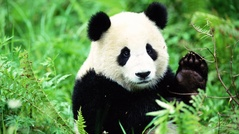
#> input picture Machine Learning/Clustering/input/im1.jpg, 239 x 134 px, shrunk from 1400 x 788 before the run, found by its file name
$ python ps9.py
#> lines starting #> are read from the running program, lines starting #| are printed output that depends on the picture; long printed decimals are rounded
### Machine Learning/Clustering/kmeans_single.py
# -*- coding: utf-8 -*-
"""
Created on Sun Apr 16 08:38:07 2023

@author: RAYAN
"""

import numpy as np
import random
from scipy.spatial.distance import cdist

def kmeans_single(X,K,iters):


    init = np.random.choice(len(X),K,replace=False)

    means= X[init,:]

    distances = cdist(X,means,'euclidean')

    # taking index of minimum in distances (to get data membership)
    ids = np.argmin(distances, axis =1)


    # print(points.shape)
    # print(means.shape)
    # print(distances.shape)

    prev_ids = None  # previous IDs

    for i in range(iters):

        distances = cdist(X,means,'euclidean')
        ids = np.argmin(distances, axis =1)  #new IDs

        if np.array_equal(ids,prev_ids):
            break

        for k in range(K):

            #Taking average across samples assigned to cluster k to recompute the means
            means[k,:]=np.mean(X[ids==k,:],axis=0)

        ssd = np.sum((X-means[ids,:])**2)

        prev_ids = ids


    return ids, means, ssd

### Machine Learning/Clustering/kmeans_multiple.py
# -*- coding: utf-8 -*-
"""
Created on Sun Apr 16 09:47:03 2023

@author: RAYAN
"""

from kmeans_single import kmeans_single

def kmeans_multiple(X,K,iters,R):

    ssd_= [0]*R
    for r in range(R):
        ids, means, ssd_[r] = kmeans_single(X,K,iters)


    ssd = min(ssd_)


    return ids,means,ssd

### Machine Learning/Clustering/ps9.py
# -*- coding: utf-8 -*-
"""
Created on Sun Apr 16 09:52:26 2023

@author: RAYAN
"""

import cv2
import numpy as np
from kmeans_multiple import kmeans_multiple
import matplotlib.pyplot as plt


# I found this piece of code (im2double() function) online to implement equivalent of im2double in python
def im2double(im):
    min_val = np.min(im.ravel())
    max_val = np.max(im.ravel())
    out = (im.astype('float') - min_val) / (max_val - min_val)
    return out


def Segment_kmeans(im_in, K, iters, R):

    img = im2double(im_in)

    h = img.shape[0]
    w = img.shape[1]

    X = np.reshape(img,(h*w,3))


    img = np.resize(img,([100,100]))


    ids,means,ssd=kmeans_multiple(X,K,iters,R)

    print("SSD:",ssd)

    out = np.reshape(ids,(h,w))

    out = out.astype(np.uint8)

    plt.imshow(out)

    plt.show()

    return


#-----------------------------Image1----------------------------#

img = cv2.imread("im1.jpg")
#> img is the input picture: shape (134, 239, 3); mean B, G, R 81.6, 139.5, 98.2

Segment_kmeans(img,3,7,5)
#> in im2double, `min_val = np.min(im.ravel())`: min_val = 0
#> in im2double, `max_val = np.max(im.ravel())`: max_val = 255
#> the loop in kmeans_multiple, `for r in range(R):` made 5 passes
#> init in kmeans_single on passes 1 to 5: [6060, 4566, 14199], [1677, 4764, 13906], [17032, 25623, 31927], [6712, 14271, 10282], [30129, 15441, 14518]
#> after the loop in kmeans_multiple, `for r in range(R):`: ssd_ = [1159.4, 1148.8, 1164.8, 1148.9, 1150.5]
#> in kmeans_multiple, `ssd = min(ssd_)`: ssd = 1148.8
#> in Segment_kmeans, `ids,means,ssd=kmeans_multiple(X,K,iters,R)`: means = [[0.322, 0.671, 0.417], [0.833, 0.925, 0.888], [0.0722, 0.149, 0.091]]; ssd = 1148.8
#| SSD: 1148.831
#> in Segment_kmeans, `out = np.reshape(ids,(h,w))`: out: shape (134, 239) int64; 3 distinct labels, from 0 to 2

# [9 lines of commented-out code are left out]

Segment_kmeans(img,5,13,15)
#> the loop in kmeans_multiple (call 2), `for r in range(R):` made 15 passes
#> init in kmeans_single on passes 1 to 12: [773, 16859, 3807, 7482, 15467], [17329, 30243, 12800, 30745, 17306], [18748, 3842, 18614, 7966, 12905], [12959, 18107, 3431, 22139, 31164], [15474, 3346, 26394, 5461, 22170], [26556, 24384, 23496, 1134, 30595], [15899, 6135, 23045, 7151, 7947], [29002, 31324, 19225, 1712, 17387], [921, 10724, 15292, 19314, 3188], [5803, 18828, 30110, 8393, 25204], [6271, 27954, 11093, 4660, 30894], [29362, 18665, 25935, 29844, 5735]
#| SSD: 451.698

Segment_kmeans(img,7,20,30)    #Takes a while to run
#| SSD: 311.594

#----------------------------Image2------------------------------#

img = cv2.imread("im2.jpg")
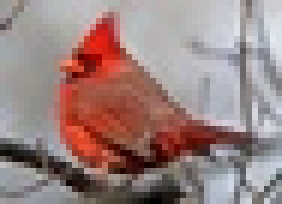
#> input picture Machine Learning/Clustering/input/im2.jpg, 47 x 34 px, shrunk from 275 x 200 before the run, found by its file name (shown 6 times larger)
#> img is the input picture: shape (34, 47, 3); mean B, G, R 128, 130.3, 154.4

Segment_kmeans(img,3,7,5)
#> call 4 of Segment_kmeans, with K = 3, iters = 7, R = 5
#> in Segment_kmeans (call 4), `X = np.reshape(img,(h*w,3))`: X = 1598 rows, first 8: [0.615, 0.632, 0.611], [0.607, 0.628, 0.632], [0.607, 0.648, 0.688], [0.486, 0.522, 0.575], [0.591, 0.591, 0.615], [0.692, 0.672, 0.68], [0.704, 0.676, 0.696], [0.741, 0.717, 0.721]
#> in Segment_kmeans (call 4), `img = np.resize(img,([100,100]))`:
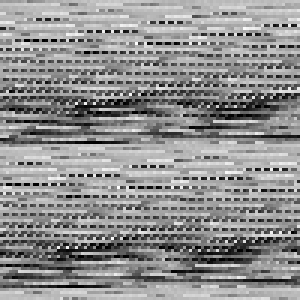
#> img: shape (100, 100) float64 (shown 3 times larger); min 0, max 1, mean 0.564
#> in Segment_kmeans (call 4), `ids,means,ssd=kmeans_multiple(X,K,iters,R)`: ids = 1598 values, max 2 at index 0, min 0 at index 5, mean 0.976; means = [[0.767, 0.749, 0.753], [0.202, 0.248, 0.509], [0.563, 0.567, 0.602]]; ssd = 49.43
#| SSD: 49.427

Segment_kmeans(img,5,13,15)
#| SSD: 23.120

Segment_kmeans(img,7,20,30)
#| SSD: 17.233

#----------------------------Image3------------------------------#

img = cv2.imread("im3.png")
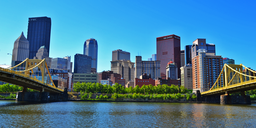
#> input picture Machine Learning/Clustering/input/im3.png, 256 x 128 px, shrunk from 1500 x 750 before the run, found by its file name
#> img is the input picture: shape (128, 256, 3); mean B, G, R 149.7, 122.5, 71.5

Segment_kmeans(img,3,7,5)
#> in Segment_kmeans (call 7), `img = np.resize(img,([100,100]))`:
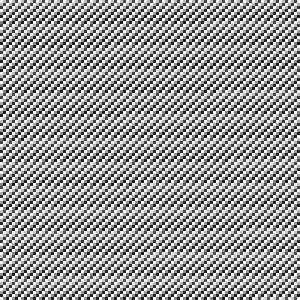
#> img: shape (100, 100) float64 (shown 3 times larger); min 0.0941, max 0.98, mean 0.594
#> in Segment_kmeans (call 7), `ids,means,ssd=kmeans_multiple(X,K,iters,R)`: means = [[0.46, 0.436, 0.384], [0.203, 0.203, 0.169], [0.948, 0.703, 0.27]]; ssd = 1306.8
#| SSD: 1306.849
#> in Segment_kmeans (call 7), `out = np.reshape(ids,(h,w))`: out: shape (128, 256) int64; 3 distinct labels, from 0 to 2

Segment_kmeans(img,5,13,15)   #Takes a while to run
#> in Segment_kmeans (call 8), `ids,means,ssd=kmeans_multiple(X,K,iters,R)`: means = [[0.948, 0.613, 0.172], [0.812, 0.835, 0.687], [0.946, 0.774, 0.322], [0.448, 0.417, 0.361], [0.196, 0.197, 0.164]]; ssd = 814.6
#| SSD: 814.642
#> in Segment_kmeans (call 8), `out = np.reshape(ids,(h,w))`: out: shape (128, 256) int64; 5 distinct labels, from 0 to 4
#> in Segment_kmeans (call 8), `out = out.astype(np.uint8)`:
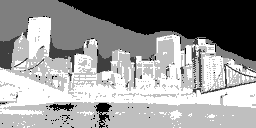
#> out: shape (128, 256); min 0, max 4, mean 2.37; drawn with min black and max white

Segment_kmeans(img,7,20,30)   #Takes a while to run (the longest)
#> in Segment_kmeans (call 9), `ids,means,ssd=kmeans_multiple(X,K,iters,R)`: means = [[0.229, 0.377, 0.367], [0.536, 0.437, 0.339], [0.475, 0.627, 0.719], [0.388, 0.248, 0.176], [0.955, 0.651, 0.194], [0.13, 0.141, 0.124], [0.947, 0.837, 0.443]]; ssd = 559
#| SSD: 558.954
#> in Segment_kmeans (call 9), `out = np.reshape(ids,(h,w))`:
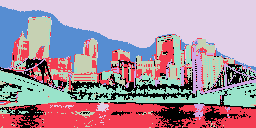
#> out: shape (128, 256) int64; 7 distinct labels, from 0 to 6; one colour per label, 0 black
#> in Segment_kmeans (call 9), `out = out.astype(np.uint8)`:
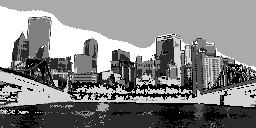
#> out: shape (128, 256); min 0, max 6, mean 3.1; drawn with min black and max white
